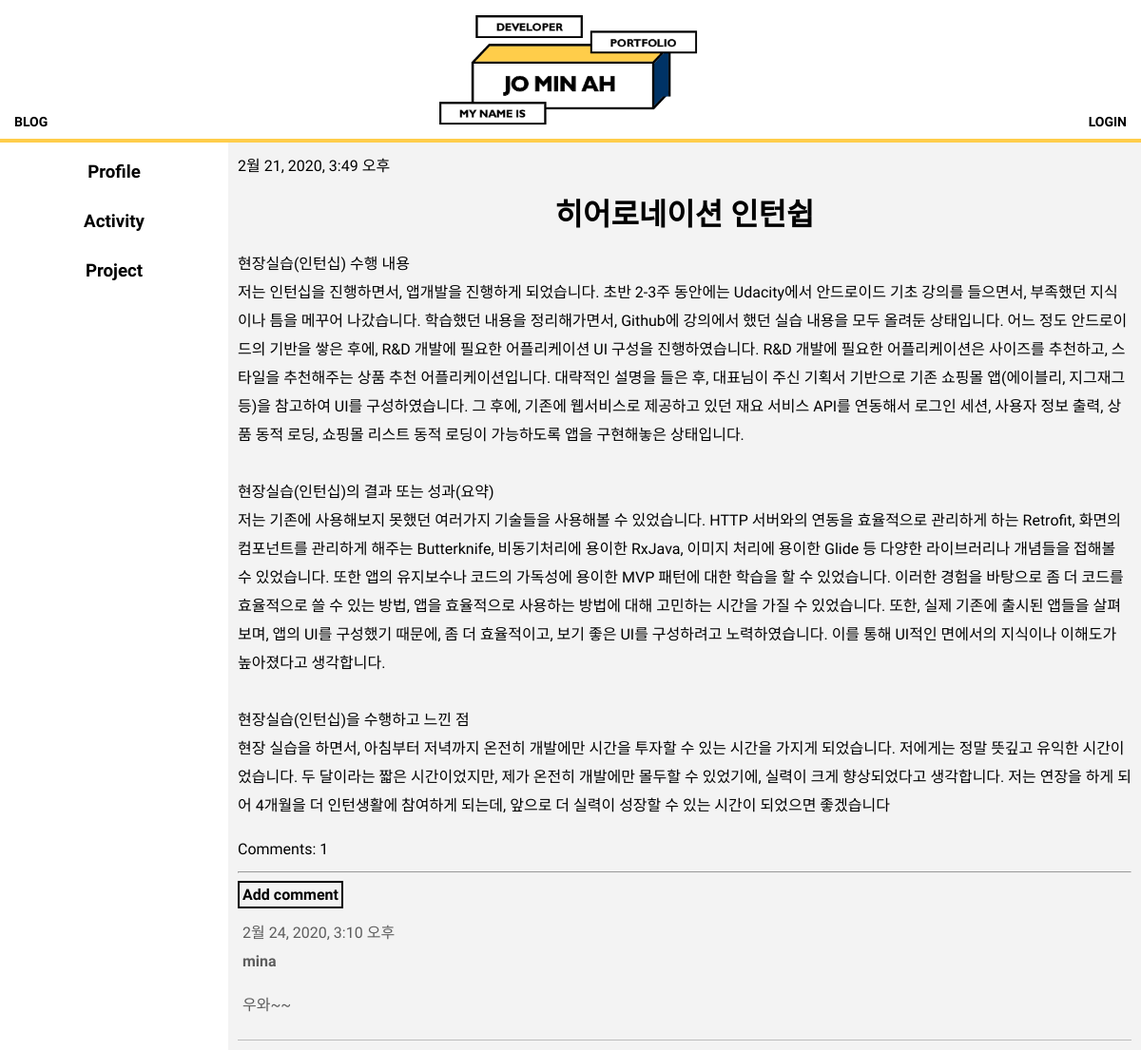
/post/1/, run on an earlier commit of the app's database.
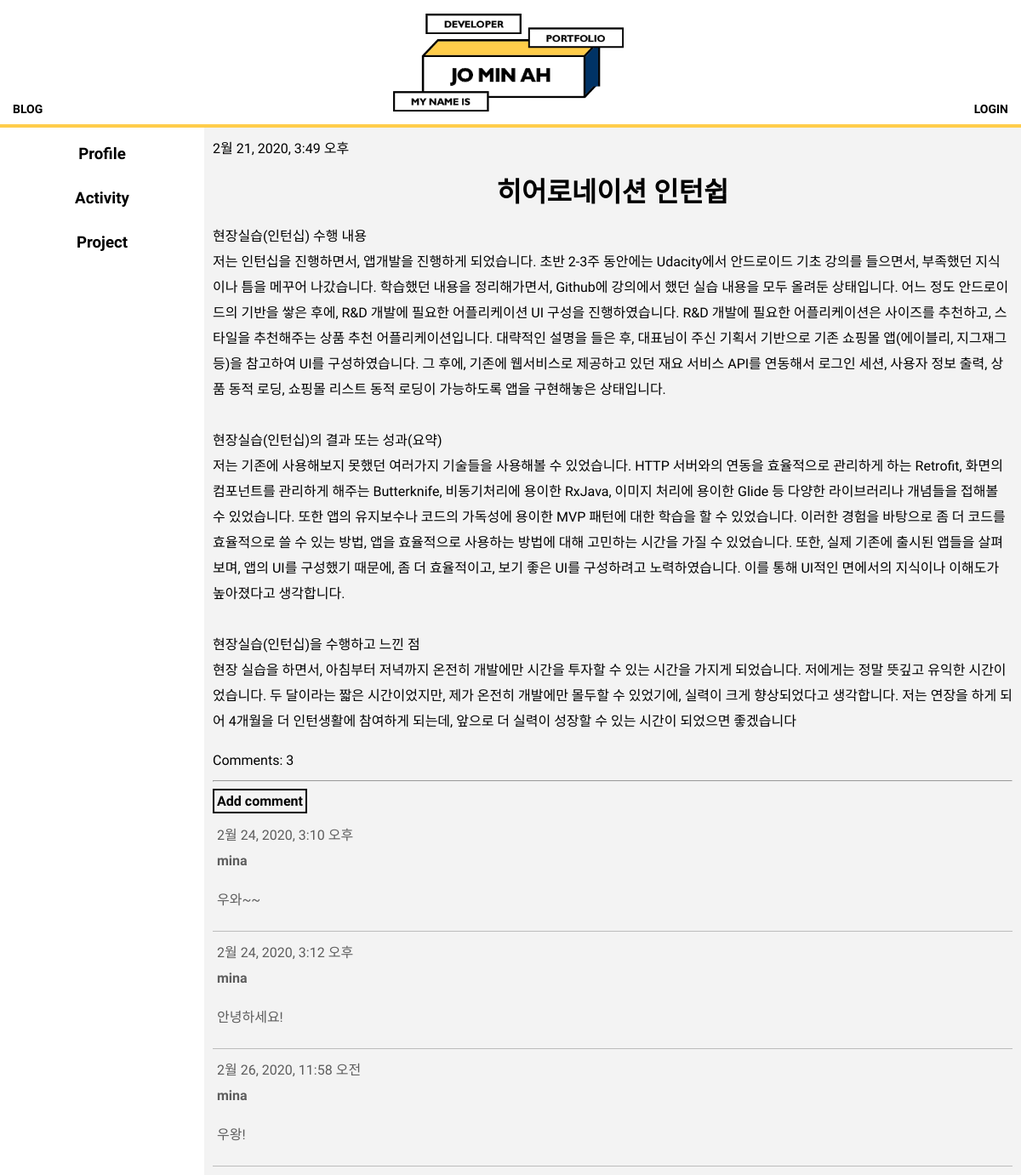
And on a later commit of the database.
### blog/models.py (models this page shows, shortened)
class Post(models.Model):
    author = models.ForeignKey(settings.AUTH_USER_MODEL, on_delete=models.CASCADE)
    parent_title_choices=(('Profile','Profile'),('Activity','Activity'),('Project','Project'))
    parent_title=models.CharField(max_length=30,choices=parent_title_choices,default='Profile')
    index_title_choices=(('Profile',(('Skill','Skill'),)),('Activity',(('UCI Undergraduate Researcher','UCI Undergraduate Researcher'),('Coding HelpDesk','Coding HelpDesk'),('Heronation InternShip','Heronation InternShip'))),('Project',(('Face Recogntion','Face Recognition'),('Mu:Ping App','Mu:Ping App'),('Ang-Bob App','Ang-Bob App'),('Flex-Bison Interpreter','Flex-Bison Interpreter'),('Z-shop App','Z-shop App'),)))
    index_title=models.CharField(max_length=30,choices=index_title_choices,default='Skill')
    title = models.CharField(max_length=200)
    period=models.CharField(max_length=50)
    text = models.TextField()
    created_date = models.DateTimeField(
            default=timezone.now)
    published_date = models.DateTimeField(
            blank=True, null=True)
    def approved_comments(self):
        return self.comments.filter(approved_comment=True)

class Comment(models.Model):
    post=models.ForeignKey('blog.Post',on_delete=models.CASCADE,related_name='comments') # related_name은 post 모델에서 댓글에 접근할 수 있게 함. ex> post.comments.all()
    author=models.CharField(max_length=200)
    text=models.TextField()
    created_date=models.DateTimeField(default=timezone.now)
    approved_comment=models.BooleanField(default=False)

### blog/views.py (the view)
# urls.py: path('post/<int:pk>/', views.post_detail, name='post_detail'),
def post_detail(request, pk):
    post = get_object_or_404(Post, pk=pk)
    profile=Post.objects.filter(parent_title__contains="Profile",published_date__lte=timezone.now())
    activity=Post.objects.filter(parent_title__contains="Activity",published_date__lte=timezone.now())
    project=Post.objects.filter(parent_title__contains="Project",published_date__lte=timezone.now())
    return render(request, 'blog/post_detail.html', {'post': post,'profile':profile,"activity":activity,"project":project})

### blog/template/blog/post_detail.html (shortened to what this page needs)
{% extends 'blog/base.html' %}
{% load static %}
{% block content %}
<div class="post">
  {% if post.published_date %}
  <div class="date">
    {{ post.published_date }}
  </div>
  {% endif %}
  <h1>{{ post.title }}</h1>
  <p>{{ post.text|linebreaksbr }}</p>
  <a href="{% url 'post_detail' pk=post.pk %}" style=" font-family: 'Tomorrow', sans-serif;">Comments: {{ post.approved_comments.count }}</a>
</div>
<hr>
<a class='btn btn-default' href="{% url 'add_comment_to_post' pk=post.pk %}" style=" font-family: 'Tomorrow', sans-serif; border:2px solid black; padding:3px; font-weight:bold;">Add comment</a>
{% for comment in post.comments.all %}
{% if user.is_authenticated or comment.approved_comment %}
<div class="comment" style="font-family: 'Tomorrow', sans-serif; border-bottom:1px solid #bcbcbc; margin-top:5px; padding:5px; color:#5d5d5d;">
  <div class="date">
    {{ comment.created_date }}
  </div>
  <strong>{{ comment.author }}</strong>
  <div>{{ comment.text|linebreaks }}</div>
</div>
{% endif %}
{% empty %}
<p style=" font-family: 'Tomorrow', sans-serif;">No comments here yet :(</p>
{% endfor %}
{% endblock %}

What changed in the data, as far as the page shows it:
computed for Post "히어로네이션 인턴쉽": approved_comments.count "1" → "3"
now on this page (row edited): Comment: created_date "2월 24, 2020, 3:12 오후", author "mina", text "안녕하세요!"
added Comment: created_date "2월 26, 2020, 11:58 오전", author "mina", text "우왕!"
